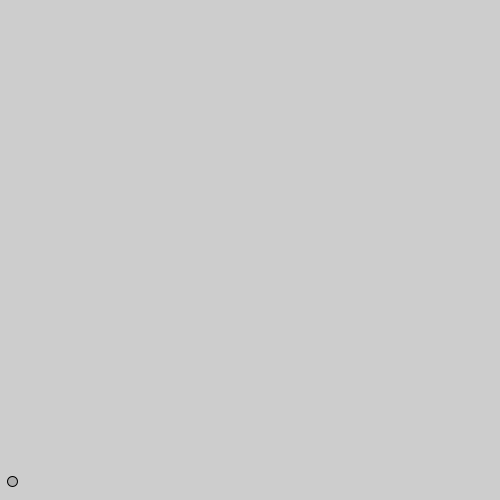
Frame 1 (no input)
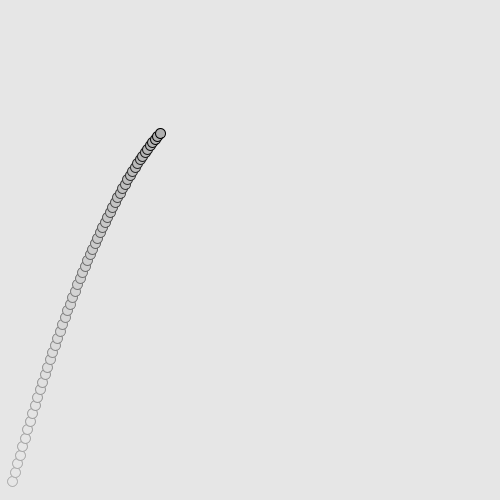
Frame 60 (the mouse pressed at the canvas centre just before this capture)
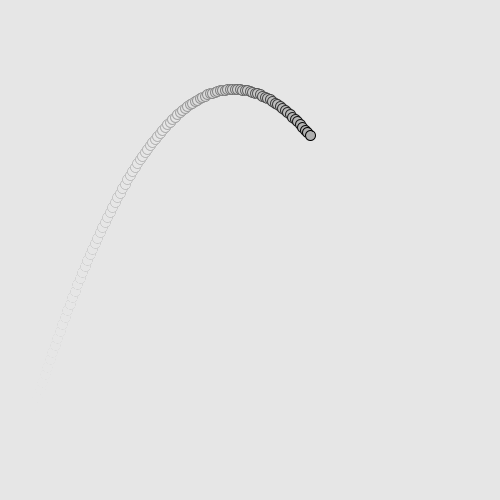
Frame 120 (the mouse held since frame 60 and released just before this capture)

The Processing sketch that drew these frames (run headless with seeded random() and noise(); from frame 60 on, the mouse is pressed at the canvas centre):

// Processing sketch: simulation_01_2dim01
// ── simulation_01_2dim01.pde
/*
physics simulation
motion in two dimensions at constant y-acceleration

created 2016.09.21.
by Wool(wool@wool.pe.kr)
ref : https://www.processing.org/tutorials/pvector/
*/

PVector location;
PVector velocity;
PVector acceleration;

void setup() {
  size(500,500);
  frameRate(10); // frame per seconds
  
  location = new PVector(10,490); //initial position(x,y)
  velocity = new PVector(2.5,-9.0); //initial velocity(v_x,v_y), upward is negative
  acceleration = new PVector(0,0.1); //initial acceleration(a_x, a_y)
}

void draw() { 
  //show the path
  noStroke();
  fill(255,5);
  rect(0,0,width,height);
  
  //vector sum
  velocity.add(acceleration);
  location.add(velocity);
  
  //draw a ball
  stroke(0);
  fill(175);
  ellipse(location.x, location.y, 10,10);
}
